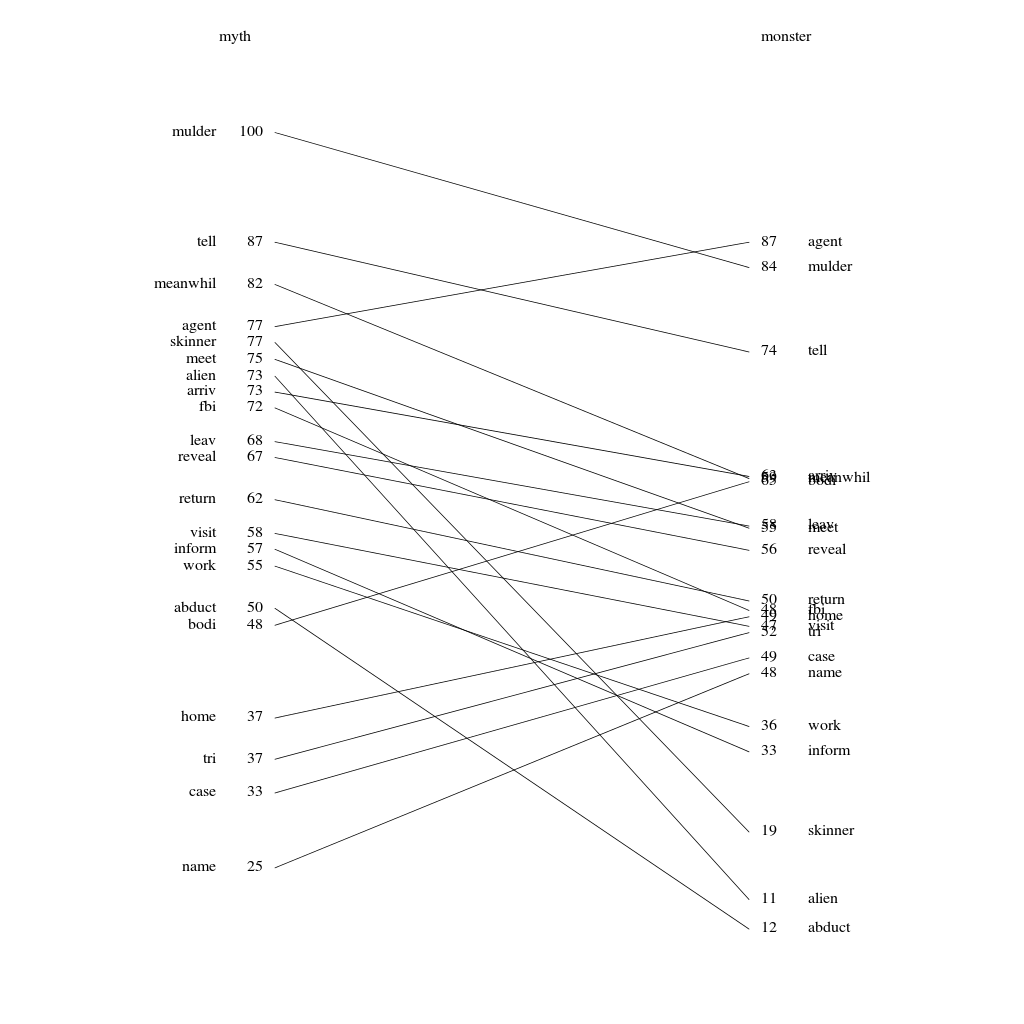

Here is the R script that generated this plot:
# Slopegraph plotting script by Nathan Yau
# http://flowingdata.com/2013/06/03/how-to-make-slopegraphs-in-r/
# includes minor adaptation (print to PNG instead of screen)


slopegraph <- function(startpts, endpts, labels, plotname) {
        
        # creates a slopegraph in base graph package
        # 
        # Args:
        #  starpts: Starting points (left side)
        #  endpts:  End points (right side)
        #  labels:  Labels for both sides
        #
        # Return:
        #   plot
        
        x0 <- c()
        y0 <- c()
        x1 <- c()
        y1 <- c()
        
        startyear <- 1
        stopyear <- 2
        xoffset <- 0.1
        yoffset <- 0
        ystartprev <- 0
        ystopprev <- 0
        ythreshold <- ( max(startpts) - min(startpts) ) * 0.025
        
        for (i in length(startpts):1) {
                
                ystartdiff <- (startpts[i]+yoffset) - ystartprev
                if (abs(ystartdiff) < ythreshold) {
                        yoffset <- yoffset + (ythreshold-ystartdiff)
                }
                
                # Calculate slope
                slope <- (endpts[i] - startpts[i]) / (stopyear - startyear)
                
                # Intercept
                intercept <- startpts[i] + yoffset
                
                # Start and stop coordinates for lines
                ystart <- intercept
                ystop <- slope * (stopyear-startyear) + intercept
                ystopdiff <- ystop - ystopprev
                if (abs(ystopdiff) < ythreshold) {
                        yoffset <- yoffset + (ythreshold-ystopdiff)
                        intercept <- startpts[i] + yoffset
                        ystart <- intercept
                        ystop <- slope * (stopyear-startyear) + intercept
                }
                
                # Draw the line for current country
                x0 <- c(x0, startyear)
                y0 <- c(y0, ystart)
                x1 <- c(x1, stopyear)
                y1 <- c(y1, ystop)
                
                
                ystartprev <- ystart
                ystopprev <- ystop
        }
        
        ymin <- min(c(startpts, endpts))
        ymax <- max(c(startpts, endpts)) + yoffset
        
        # turn on PNG printing device
        png(plotname, width = 1024, height = 1024, pointsize = 20)
        
        par(family="serif", mar=c(0,0,0,0))
        plot(0, 0, type="n", main="", xlab="", ylab="", xlim=c(.5,2.5), ylim=c(ymin,ymax*1.1), bty="n", las=1, axes=FALSE)
        segments(x0, y0, x1, y1)
        text(x0, y0, rev(startpts), pos=2, cex=0.8)
        text(x0-xoffset, y0, rev(labels), pos=2, cex=0.8)
        text(x1, y1, rev(endpts), pos=4, cex=0.8)
        text(x1+xoffset, y1, rev(labels), pos=4, cex=0.8)
        
        # Year labels
        text(startyear, ymax*1.1, deparse(substitute(startpts)), cex=0.8, pos=2, offset=1)
        text(stopyear, ymax*1.1, deparse(substitute(endpts)), cex=0.8, pos=4, offset=0.5)
        
        # turn off PNG printing device
        dev.off()
        
        print(paste0("Plot generated: ", plotname))
}


